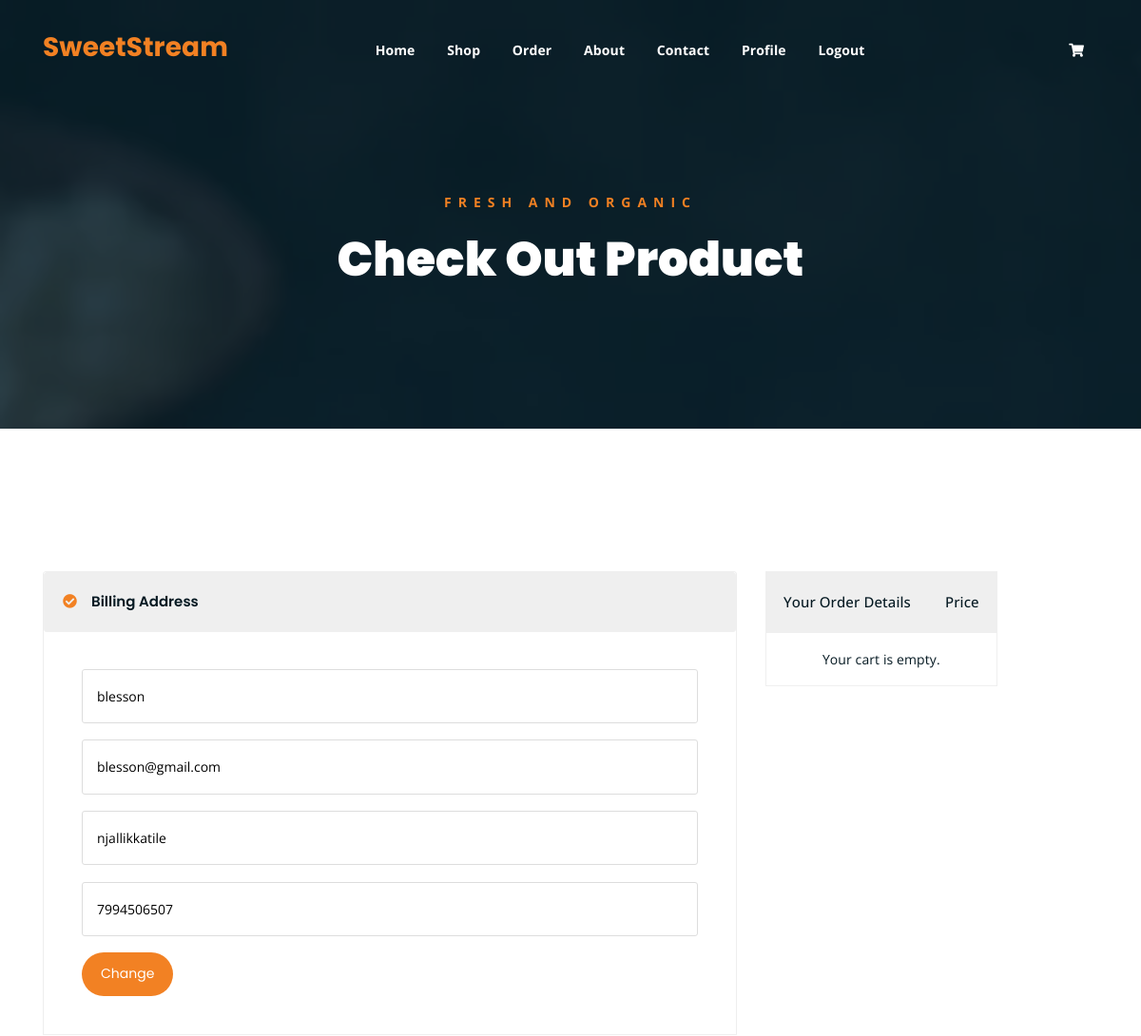
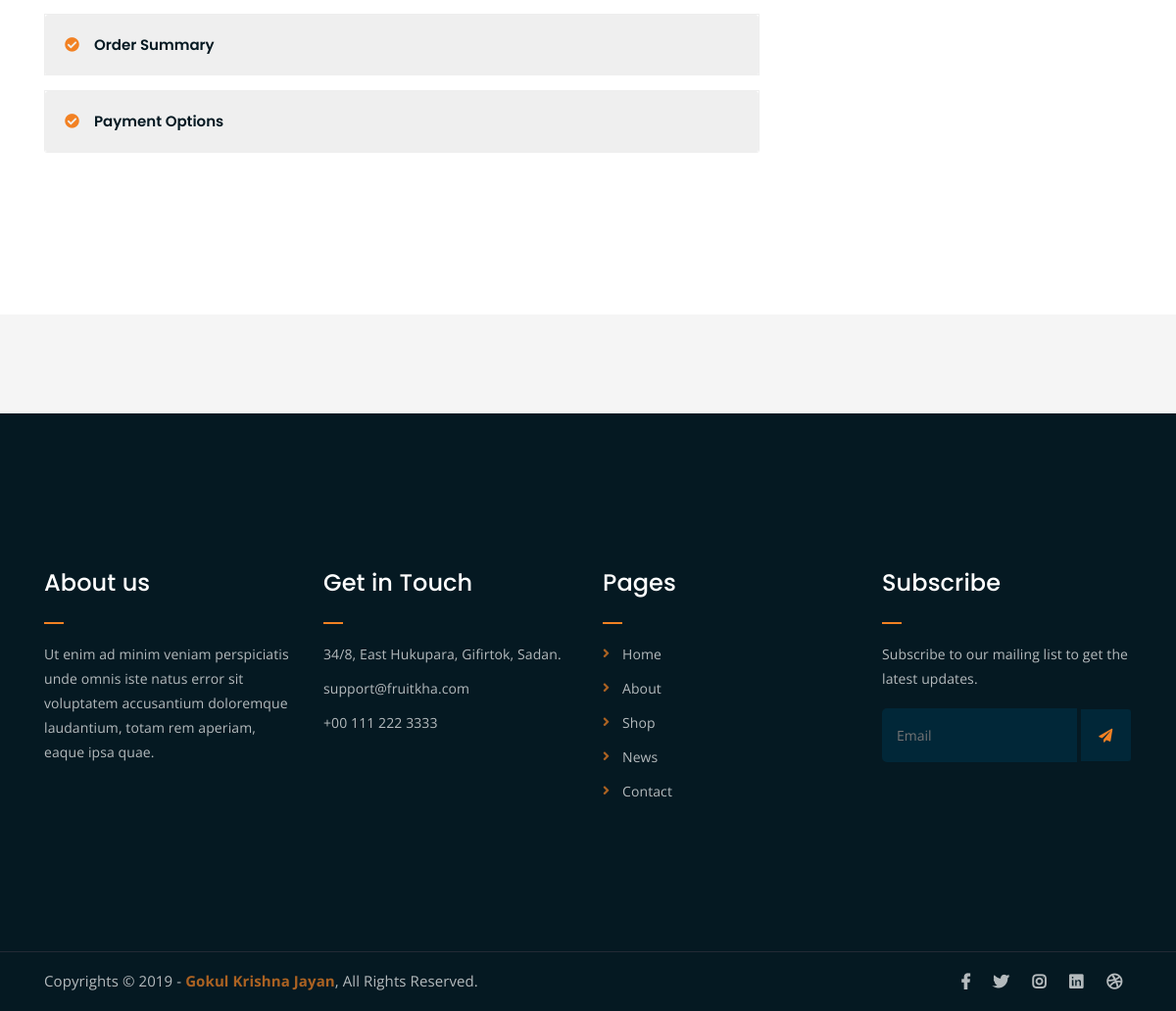
The app's page /user/checkout.php (signed in) with its own data (2 pictures, top to bottom).
### tables this page shows
CREATE TABLE `user_table` (
  `id` int(11) NOT NULL,
  `name` varchar(100) NOT NULL,
  `phone_no` varchar(15) NOT NULL,
  `email` varchar(100) NOT NULL,
  `password` varchar(255) NOT NULL,
  `address` varchar(255) DEFAULT NULL,
  `privilege` varchar(100) DEFAULT NULL
);

### user/checkout.php (the view, shortened to what this page needs)
<?php
include $_SERVER['DOCUMENT_ROOT'] . '/SweetStream/php/db.php';
$userId = $_SESSION['user_id'];
$stmt = $pdo->prepare("SELECT name, phone_no, email, address FROM user_table WHERE id = ?");
$stmt->execute([$userId]);
$user = $stmt->fetch(PDO::FETCH_ASSOC);
?>
<!DOCTYPE html>
<html lang="en">
<head>
    <link rel="stylesheet" href="assets/css/all.min.css">
    <link rel="stylesheet" href="assets/bootstrap/css/bootstrap.min.css">
    <link rel="stylesheet" href="assets/css/owl.carousel.css">
    <link rel="stylesheet" href="assets/css/magnific-popup.css">
    <link rel="stylesheet" href="assets/css/animate.css">
    <link rel="stylesheet" href="assets/css/meanmenu.min.css">
    <link rel="stylesheet" href="assets/css/main.css">
    <link rel="stylesheet" href="assets/css/responsive.css">
</head>
<body>
    <div class="top-header-area" id="sticker">
        <div class="container">
            <div class="row">
                <div class="col-lg-12 col-sm-12 text-center">
                    <div class="main-menu-wrap">
                        <div class="site-logo">
                            <a href="#">
                                <h3 class="orange-text">SweetStream</h3>
                            </a>
                        </div>
<nav class="main-menu">
    <ul>
        <li><a href="index.php">Home</a></li>
        <li><a href="shop.php">Shop</a></li>
        <li><a href="order.php">Order</a></li>
        <li><a href="about.php">About</a></li>
        <li><a href="contact.php">Contact</a></li>
        <li><a href="profile.php">Profile</a></li>
        <li><a href="../session/logout.php">Logout</a></li>
        <li>
            <div class="header-icons">
                <a class="shopping-cart" href="cart.php"><i class="fas fa-shopping-cart"></i></a>
            </div>
        </li>
    </ul>
</nav>
                    </div>
                </div>
            </div>
        </div>
    </div>
    <div class="breadcrumb-section breadcrumb-bg">
        <div class="container">
            <div class="row">
                <div class="col-lg-8 offset-lg-2 text-center">
                    <div class="breadcrumb-text">
                        <p>Fresh and Organic</p>
                        <h1>Check Out Product</h1>
                    </div>
                </div>
            </div>
        </div>
    </div>
    <div class="checkout-section mt-150 mb-150">
        <div class="container">
            <div class="row">
                <div class="col-lg-8">
                    <div class="checkout-accordion-wrap">
                        <div class="accordion" id="accordionExample">
                        <div class="card single-accordion">
    <div class="card-header" id="headingOne">
        <h5 class="mb-0">
            <button class="btn btn-link" type="button" data-toggle="collapse"
                data-target="#collapseOne" aria-expanded="true" aria-controls="collapseOne">
                Billing Address
            </button>
        </h5>
    </div>
    <div id="collapseOne" class="collapse show" aria-labelledby="headingOne"
        data-parent="#accordionExample">
        <div class="card-body">
            <div class="billing-address-form">
                <form id="addressForm">
                    <p>
                        <input type="text" name="name" id="name"
                            value="<?php echo htmlspecialchars($user['name']); ?>"
                            placeholder="Name" readonly>
                    </p>
                    <p>
                        <input type="email" name="email" id="email"
                            value="<?php echo htmlspecialchars($user['email']); ?>"
                            placeholder="Email" readonly>
                    </p>
                    <p>
                        <input type="text" name="address" id="address"
                            value="<?php echo htmlspecialchars($user['address']); ?>"
                            placeholder="Delivery Address" readonly>
                    </p>
                    <p>
                        <input type="tel" name="phone_no" id="phone_no"
                            value="<?php echo htmlspecialchars($user['phone_no']); ?>"
                            placeholder="Phone Number" readonly>
                    </p>
                    <div class="button-group">
                        <button type="button" id="edit-btn" class="boxed-btn">Change</button>
                    </div>
                </form>
            </div>
        </div>
    </div>
</div>
                            <div class="card single-accordion">
                                <div class="card-header" id="headingTwo">
                                    <h5 class="mb-0">
                                        <button class="btn btn-link collapsed" type="button" data-toggle="collapse"
                                            data-target="#collapseTwo" aria-expanded="false"
                                            aria-controls="collapseTwo">
                                            Order Summary
                                        </button>
                                    </h5>
                                </div>
                                        <?php
include $_SERVER['DOCUMENT_ROOT'] . '/SweetStream/php/db.php';
$user_id = $_SESSION['user_id'] ?? 0;
$stmt = $pdo->prepare("
                SELECT c.quantity, p.pid, p.pname, p.pprice, p.pphoto
                FROM cart_table c
                JOIN product_table p ON c.product_id = p.pid
                WHERE c.user_id = ?
            ");
$stmt->execute([$user_id]);
$cart_items = $stmt->fetchAll();
        ?>
                            </div>
                           <div class="card single-accordion">
    <div class="card-header" id="headingThree">
        <h5 class="mb-0">
            <button class="btn btn-link collapsed" type="button" data-toggle="collapse"
                data-target="#collapseThree" aria-expanded="false" aria-controls="collapseThree">
                Payment Options
            </button>
        </h5>
    </div>
</div>
                        </div>
                    </div>
                </div>
                <div class="col-lg-4">
                    <div class="order-details-wrap">
                        <table class="order-details">
                            <thead>
                                <tr>
                                    <th>Your Order Details</th>
                                    <th>Price</th>
                                </tr>
                            </thead>
                            <tbody class="order-details-body">
                                <?php
if (empty($cart_items)): ?>
                                    <tr>
                                        <td colspan="2" class="text-center">Your cart is empty.</td>
                                    </tr>
                                <?php endif;?>
                            </tbody>
                        </table>
                    </div>
                </div>
            </div>
        </div>
    </div>
    <div class="logo-carousel-section">
        <div class="container">
            <div class="row">
                <div class="col-lg-12">
                    <div class="logo-carousel-inner">
                    </div>
                </div>
            </div>
        </div>
    </div>
    <div class="footer-area">
        <div class="container">
            <div class="row">
                <div class="col-lg-3 col-md-6">
                    <div class="footer-box about-widget">
                        <h2 class="widget-title">About us</h2>
                        <p>Ut enim ad minim veniam perspiciatis unde omnis iste natus error sit voluptatem accusantium
                            doloremque laudantium, totam rem aperiam, eaque ipsa quae.</p>
                    </div>
                </div>
                <div class="col-lg-3 col-md-6">
                    <div class="footer-box get-in-touch">
                        <h2 class="widget-title">Get in Touch</h2>
                        <ul>
                            <li>34/8, East Hukupara, Gifirtok, Sadan.</li>
                            <li>support@fruitkha.com</li>
                            <li>+00 111 222 3333</li>
                        </ul>
                    </div>
                </div>
                <div class="col-lg-3 col-md-6">
                    <div class="footer-box pages">
                        <h2 class="widget-title">Pages</h2>
                        <ul>
                            <li><a href="index.php">Home</a></li>
                            <li><a href="about.php">About</a></li>
                            <li><a href="services.html">Shop</a></li>
                            <li><a href="news.html">News</a></li>
                            <li><a href="contact.php">Contact</a></li>
                        </ul>
                    </div>
                </div>
                <div class="col-lg-3 col-md-6">
                    <div class="footer-box subscribe">
                        <h2 class="widget-title">Subscribe</h2>
                        <p>Subscribe to our mailing list to get the latest updates.</p>
                        <form action="index.php">
                            <input type="email" placeholder="Email">
                            <button type="submit"><i class="fas fa-paper-plane"></i></button>
                        </form>
                    </div>
                </div>
            </div>
        </div>
    </div>
    <div class="copyright">
        <div class="container">
            <div class="row">
                <div class="col-lg-6 col-md-12">
                    <p>Copyrights &copy; 2019 - <a href="https://imransdesign.com/">Gokul Krishna Jayan</a>, All Rights
                        Reserved.</p>
                </div>
                <div class="col-lg-6 text-right col-md-12">
                    <div class="social-icons">
                        <ul>
                            <li><a href="#" target="_blank"><i class="fab fa-facebook-f"></i></a></li>
                            <li><a href="#" target="_blank"><i class="fab fa-twitter"></i></a></li>
                            <li><a href="#" target="_blank"><i class="fab fa-instagram"></i></a></li>
                            <li><a href="#" target="_blank"><i class="fab fa-linkedin"></i></a></li>
                            <li><a href="#" target="_blank"><i class="fab fa-dribbble"></i></a></li>
                        </ul>
                    </div>
                </div>
            </div>
        </div>
    </div>
</body>
</html>

### user/checkout.php (style rules this page uses)
.button-group { display: flex; justify-content: flex-start; gap: 10px; }
.card-body { padding: 20px; }
.boxed-btn { background-color: #007bff; color: white; padding: 10px 20px; border: none; border-radius: 4px; cursor: pointer; }
button.boxed-btn { -webkit-transition: 0.3s; -o-transition: 0.3s; transition: 0.3s; border-radius: 50px; font-family: 'Poppins', sans-serif; display: inline-block; background-color: #F28123; color: #fff; padding: 10px 20px; border: none; cursor: pointer; }

### records on screen
user_table: name "blesson", email "blesson@gmail.com", address "njallikkatile", phone_no "7994506507"
